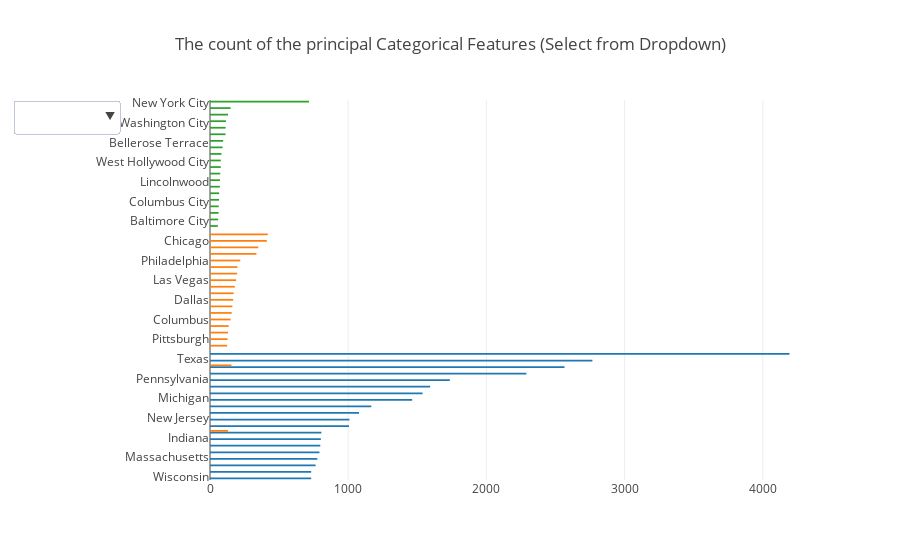

Source (notebook cell):
### Markdown cell above
## Dropdowns

### Code cell
trace1 = go.Bar(x=state_count[:20].values[::-1],
                y=state_count[:20].index[::-1],
                orientation='h',
                name='Top 20 States')

trace2 = go.Bar(x=city_count[:20].values[::-1],
                y=city_count[:20].index[::-1],
                orientation = 'h', 
                name='TOP 20 Citys')

trace3 = go.Bar(x=place_count[:20].values[::-1],
                y=place_count[:20].index[::-1],
                orientation='h',
                name='Top 20 Place')

data = [trace1, trace2, trace3]

updatemenus = list([
    dict(active=-1,
         x=-0.15,
         buttons=list([
             dict(
                 label = 'State Count',
                 method = 'update',
                 args = [{'visible': [True, False, False]}, 
                         {'title': 'TOP 20 State Count'}]),
             dict(
                 label = 'City Count',
                 method = 'update',
                 args = [{'visible': [False, True, False]}, 
                         {'title': 'TOP 20 City Count'}]),
             dict(
                 label = 'Place Count',
                 method = 'update',
                 args = [{'visible': [False, False, True]},
                         {'title': ' Top 20 Place Count'}
                        ])
         ])
        )
])


layout = dict(title='The count of the principal Categorical Features (Select from Dropdown)', 
              showlegend=False,
              updatemenus = updatemenus)

fig = dict(data = data, layout = layout)

iplot(fig)

### Figure 1 — Plotly figure (JSON) as saved in the notebook; plotly's stock layout.template omitted (floating-point values rounded to 4 significant figures)
{"data": [{"name": "Top 20 States", "orientation": "h", "type": "bar", "uid": "893b6d6c-a3d8-11e8-87c8-0a580a0c0a57", "x": [732, 732, 764, 777, 792, 798, 802, 806, 1006, 1009, 1078, 1167, 1463, 1538, 1593, 1735, 2289, 2565, 2767, 4193], "y": ["Wisconsin", "Missouri", "Maryland", "Massachusetts", "Tennessee", "Arizona", "Indiana", "Washington", "Virginia", "New Jersey", "Georgia", "North Carolina", "Michigan", "Ohio", "Illinois", "Pennsylvania", "Florida", "New York", "Texas", "California"]}, {"name": "TOP 20 Citys", "orientation": "h", "type": "bar", "uid": "893b70b4-a3d8-11e8-87c8-0a580a0c0a57", "x": [124, 127, 130, 130, 135, 149, 155, 157, 162, 168, 171, 180, 189, 196, 199, 219, 336, 349, 411, 418], "y": ["Milwaukee", "Pittsburgh", "Springfield", "Washington", "San Diego", "Columbus", "New York", "Detroit", "Phoenix", "Dallas", "Miami", "Bronx", "Las Vegas", "Baltimore", "San Antonio", "Philadelphia", "Houston", "Los Angeles", "Chicago", "Brooklyn"]}, {"name": "Top 20 Place", "orientation": "h", "type": "bar", "uid": "893b724e-a3d8-11e8-87c8-0a580a0c0a57", "x": [57, 59, 62, 63, 65, 66, 71, 72, 74, 78, 78, 83, 91, 95, 112, 113, 115, 130, 149, 716], "y": ["Phoenix City", "Baltimore City", "Rochester City", "Harbor Hills", "Columbus City", "Memphis City", "San Fernando City", "Lincolnwood", "Jacksonville City", "Springfield City", "West Hollywood City", "Daly City City", "Philadelphia City", "Bellerose Terrace", "Pelham Manor", "Glendale City", "Washington City", "Mount Vernon City", "Chicago City", "New York City"]}], "layout": {"showlegend": false, "title": "The count of the principal Categorical Features (Select from Dropdown)", "updatemenus": [{"active": -1, "buttons": [{"args": [{"visible": [true, false, false]}, {"title": "TOP 20 State Count"}], "label": "State Count", "method": "update"}, {"args": [{"visible": [false, true, false]}, {"title": "TOP 20 City Count"}], "label": "City Count", "method": "update"}, {"args": [{"visible": [false, false, true]}, {"title": " Top 20 Place Count"}], "label": "Place Count", "method": "update"}], "x": -0.15}]}}
